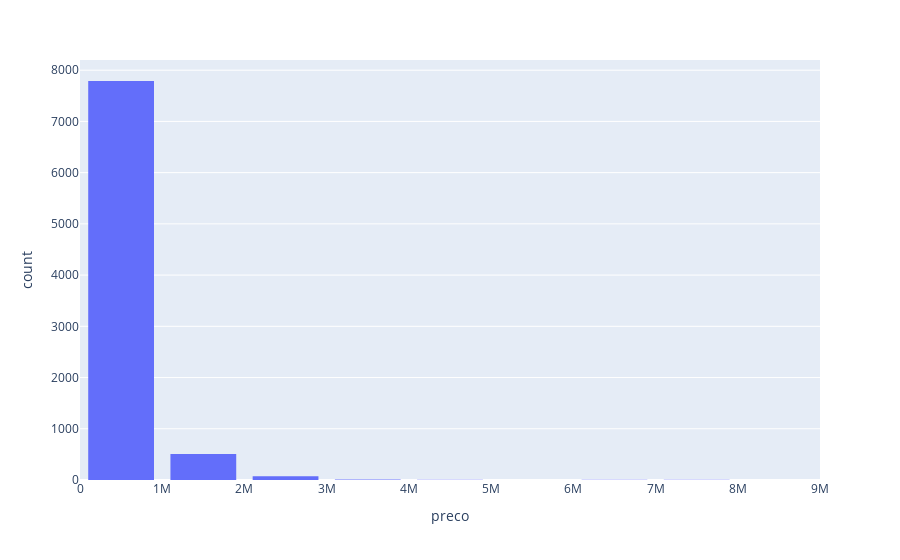

This figure's notebook cell:
### Code cell
fig = px.histogram(base_original, x='preco', nbins=k)
fig.update_layout(bargap=0.2)
fig.show()

### Figure 1 — Plotly figure (JSON) as saved in the notebook; plotly's stock layout.template omitted (floating-point values rounded to 4 significant figures; data arrays with more than 128 entries replaced by an {"elided": "..."} marker saying what was removed)
{"data": [{"alignmentgroup": "True", "bingroup": "x", "hovertemplate": "preco=%{x}<br>count=%{y}<extra></extra>", "legendgroup": "", "marker": {"color": "#636efa", "pattern": {"shape": ""}}, "name": "", "nbinsx": 14, "offsetgroup": "", "orientation": "v", "showlegend": false, "type": "histogram", "x": {"elided": "8395 int values"}, "xaxis": "x", "yaxis": "y"}], "layout": {"bargap": 0.2, "barmode": "relative", "legend": {"tracegroupgap": 0}, "margin": {"t": 60}, "xaxis": {"anchor": "y", "domain": [0, 1], "title": {"text": "preco"}}, "yaxis": {"anchor": "x", "domain": [0, 1], "title": {"text": "count"}}}}
